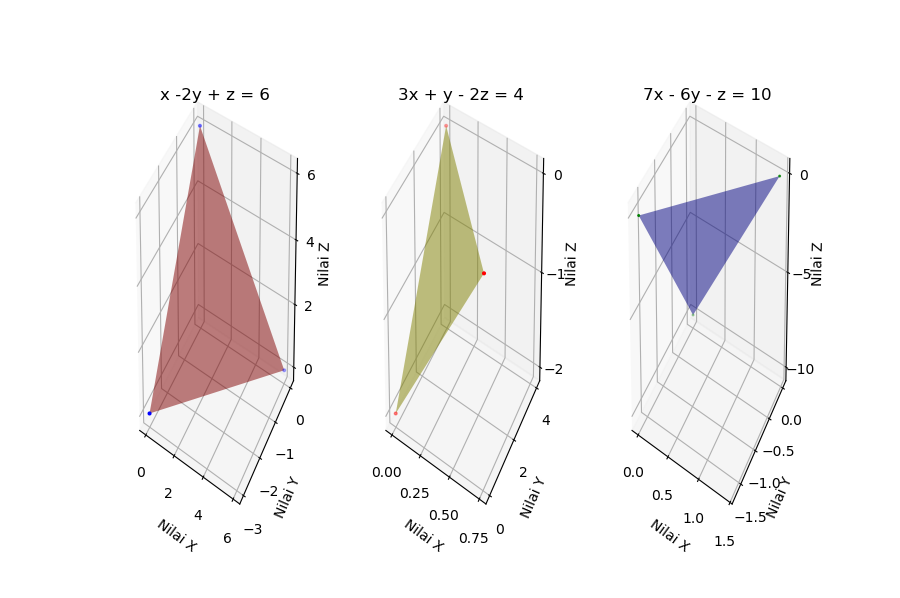

This figure's Python source:
# Soal 2 - SPLTV (Sistem Persamaan Linear Tiga Variabel)
#persamaan linear 3 variabel:
#x  - 2y +  z =  6
#3x +  y - 2z =  4
#7x - 6y -  z = 10
# 1. menentukan nilai x, y, z
import numpy as np 
import matplotlib.pyplot as plt
from mpl_toolkits.mplot3d import axes3d 
import matplotlib.tri as mtri

a = np.array([[1,-2,1],[3,1,-2],[7,-6,-1]])
b = np.array([6,4,10])
X = round(np.linalg.solve(a,b)[0])
Y = round(np.linalg.solve(a,b)[1])
Z = round(np.linalg.solve(a,b)[2])
print('Nilai x:',X)
print('Nilai y:',Y)
print('Nilai z:',Z)

# 2. plotting masing-masing persamaan dalam bentuk 3D
#x -2y + z = 6
X = 6 #ketika y dan z 0 maka x = 6
Y = -3 #ketika x dan z 0 maka -2y = 6
Z = 6 #ketika x dan y 0 maka z = 6

x = np.array([X,0,0])
y = np.array([0,Y,0])
z = np.array([0,0,Z])

triang = mtri.Triangulation(x, y)
fig = plt.figure(figsize = (9,6))
ax = fig.add_subplot(1,3,1, projection='3d')
ax.plot_trisurf(triang, z, color = 'red',alpha=0.5)
ax.scatter(x,y,z, marker='.', s=15, color = 'blue')
ax.set_xlabel('Nilai X')
ax.set_ylabel('Nilai Y')
ax.set_zlabel('Nilai Z')
plt.title('x -2y + z = 6')


#3x + y - 2z = 4
X = 3/4 #ketika y dan z 0 maka 3x = 4
Y = 4 #ketika x dan z 0 maka y = 4
Z = -2 #ketika -2z = 4 maka -2z = 4

x = np.array([X,0,0])
y = np.array([0,Y,0])
z = np.array([0,0,Z])

triang = mtri.Triangulation(x, y)
ax = fig.add_subplot(1,3,2, projection='3d')
ax.plot_trisurf(triang, z,color = 'yellow',alpha = 0.5)
ax.scatter(x,y,z, marker='.', s=15, color = 'red')
# ax.view_init(elev=60, azim=-45)
ax.set_xlabel('Nilai X')
ax.set_ylabel('Nilai Y')
ax.set_zlabel('Nilai Z')
plt.title('3x + y - 2z = 4')

#7x - 6y - z = 10
X = 10/7 #ketika y dan z 0 maka 7x = 10
Y = -10/6 #ketika x dan z 0 maka -6y = 10
Z = -10 #ketika -2z = 4 maka -z = 10

x = np.array([X,0,0])
y = np.array([0,Y,0])
z = np.array([0,0,Z])

triang = mtri.Triangulation(x, y)
ax = fig.add_subplot(1,3,3, projection='3d')
ax.plot_trisurf(triang, z,color='blue',alpha=0.5)
ax.scatter(x,y,z, marker='.', s=5, color = 'green')
# ax.view_init(elev=60, azim=-45)
ax.set_xlabel('Nilai X')
ax.set_ylabel('Nilai Y')
ax.set_zlabel('Nilai Z')
plt.title('7x - 6y - z = 10')
plt.show()
